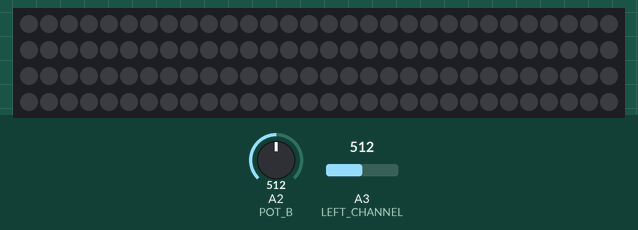
Bench run of a sketch on a simulated Arduino Uno, built with avr-gcc and run on an emulated ATmega328P. Parts: 120 RGB LEDs in strip order, left to right, continuing on the next row. The inputs (shaded band) are chosen by the test bench; at power-on: A3 (LEFT_CHANNEL) = 512, A2 (POT_B) = 512. Dim RGB values are drawn brighter than linear.

Above: at 1.2 s.
1.3 s: A3 (LEFT_CHANNEL) set to 900
At 3.49 s:
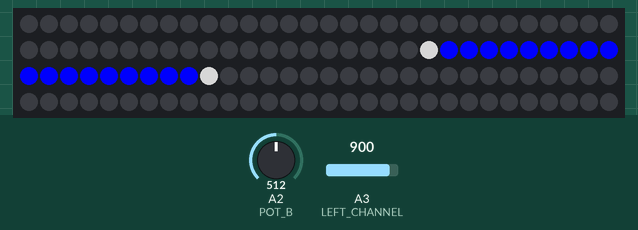
3.6 s: A3 (LEFT_CHANNEL) set to 1023
At 4.56 s:
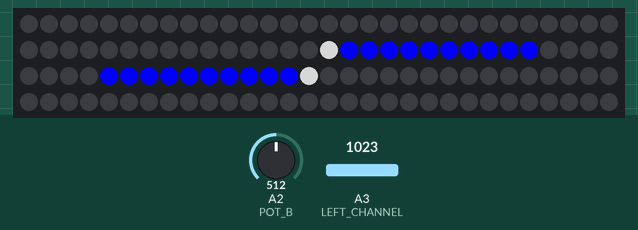
5.3 s: A3 (LEFT_CHANNEL) set to 716
At 5.63 s:
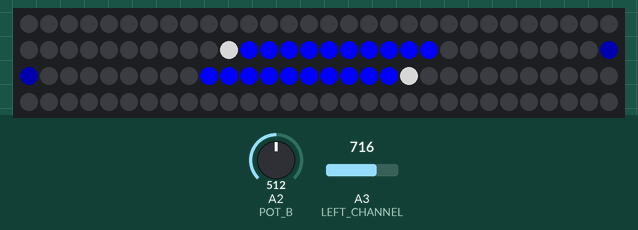
7.0 s: A2 (POT_B) set to 306
At 7.12 s:
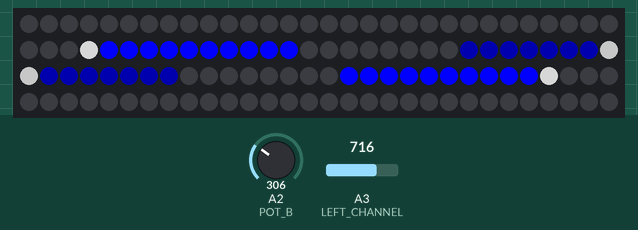
8.5 s: A2 (POT_B) set to 511
At 8.62 s:
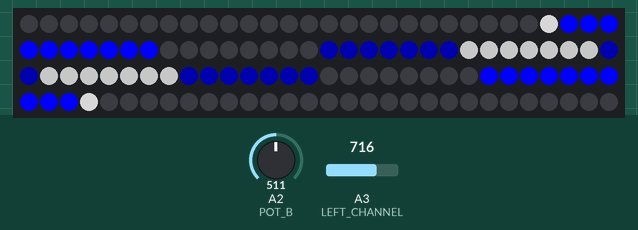
10.0 s: A2 (POT_B) set to 160
At 18.24 s:
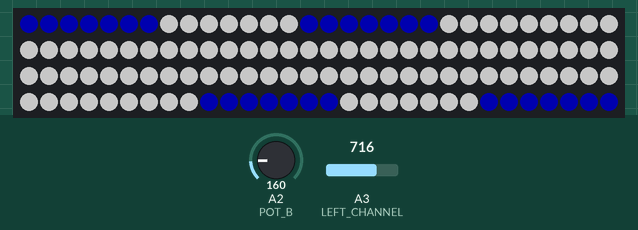

The sketch:

NeoBeatMono4.ino
```cpp
// (licence header left out)
#include <fix_fft.h>
#include <SPI.h>
#include <Adafruit_NeoPixel.h>

// NeoPixels
#define PIN 10
#define NUM_OF_PIXELS 120  // 30
#define HALF 60           // 15

// Audio
#define LEFT_CHANNEL 3
#define NUM_OF_CHANNELS 1

// Pot
#define POT_B 2
#define POT_W 2
#define POT_R 0

// Parameter 1 = number of pixels in strip
// Parameter 2 = pin number (most are valid)
// Parameter 3 = pixel type flags, add together as needed:
//   NEO_KHZ800  800 KHz bitstream (most NeoPixel products w/WS2812 LEDs)
//   NEO_KHZ400  400 KHz (classic 'v1' (not v2) FLORA pixels, WS2811 drivers)
//   NEO_GRB     Pixels are wired for GRB bitstream (most NeoPixel products)
//   NEO_RGB     Pixels are wired for RGB bitstream (v1 FLORA pixels, not v2)
Adafruit_NeoPixel strip = Adafruit_NeoPixel(NUM_OF_PIXELS, PIN, NEO_GRB + NEO_KHZ800);

//Set up arrays for cycling through all the pixels.
uint32_t LEFT_ARRAY[HALF];
uint32_t RIGHT_ARRAY[HALF];
int valL, valR;
uint32_t NOTTA = strip.Color(0,0,0);

// variables for the Fast Fourier Transform (FFT)
char im[128], data[128];

// manipulation variables to translate FFT for display
// we are going to create 14 channels of audio
char data_avgs[14];
// Display channel to display, 0 == Bass, 13 == Treble
static const int mCh0 = 0, mCh1 = 1, mCh2 = 2, mCh3 = 3, mCh4 = 4, mCh5 = 5, mCh6 = 6, mCh7 = 7;
static const int mCh8 = 8, mCh9 = 9, mCh10 = 10, mCh11 = 11, mCh12 = 12, mCh13 = 13;
int i, val;

void setup() {
  strip.begin();
  strip.show(); // Initialize all pixels to 'off'
}

void loop() {
  // read in 128 samples from the AUDIOPIN
  for (i = 0; i < 128; i++){
    val = analogRead(LEFT_CHANNEL);
    data[i] = val;
    im[i] = 0;
  }
  // run the FFT on the samples to transform from P(t) vs. time > P(v) vs. freq.
  fix_fft(data,im,7,0);

  // this gets the absolute value of the values in the array, so we're only dealing with positive numbers
  // Since we only use Channel 0 and average 4 values from the data area we only need to process that many
  for (i = 0; i < 4; i++) {  // 64 (max 124 channels depending on how many we want to use)
    data[i] = sqrt(data[i] * data[i] + im[i] * im[i]);
  }

  // average bars together
  for (i = 0; i < NUM_OF_CHANNELS; i++) {
    // average together
    data_avgs[i] = data[i*4] + data[i*4 + 1] + data[i*4 + 2] + data[i*4 + 3];
    // remap values for display range: input 0-30 & output 0-5 ... originally 0-9
    data_avgs[i] = map(data_avgs[i], 0, 30, 0, 80);  //80
  }

  // read the bass and SHOW IT!
  int value = data_avgs[mCh0];


  //Shift the current values.
  for (int i = 0; i < HALF - 1; i++) {
    LEFT_ARRAY[i] = LEFT_ARRAY[i+1];
    RIGHT_ARRAY[i] = RIGHT_ARRAY[i+1];
  }

  // determine color
  uint32_t daColor = BlueWheel(value);

  //Fill in the new value at the end of each array
  LEFT_ARRAY[HALF-1] = daColor;
  RIGHT_ARRAY[HALF-1] = daColor;

  // Go through each Pixel on the strip and set its color
  for (int i=0; i < HALF; i++) {
    //set pixel color
    strip.setPixelColor(i, LEFT_ARRAY[i]);
    strip.setPixelColor(NUM_OF_PIXELS-i-1, RIGHT_ARRAY[i]);
  }

  //Display the new values
  strip.show();

  //sample delay
  delay(40);
}

/* Helper functions */

// Create a 24 bit color value from R,G,B
uint32_t Color(byte r, byte g, byte b) {
  uint32_t c;
  c = r;
  c <<= 8;
  c |= g;
  c <<= 8;
  c |= b;
  return c;
}

//Input a value 0 to 255 to get a color value.
//The colours are a transition r - g -b - back to r
uint32_t Wheel(byte WheelPos) {
  if (WheelPos < 85) {
    return Color(WheelPos * 3, 255 - WheelPos * 3, 0);
  } else if (WheelPos < 170) {
    WheelPos -= 85;
    return Color(255 - WheelPos * 3, 0, WheelPos * 3);
  } else {
    WheelPos -= 170;
    return Color(0, WheelPos * 3, 255 - WheelPos * 3);
  }
}

uint32_t BlueWheel(byte WheelPos) {
  if (WheelPos < 15) {
    return Color(0,0,0);
  } else if (WheelPos < map(analogRead(POT_B), 0, 1024, 100, 200)) {
    WheelPos -= 85;
    return Color(0, 0, WheelPos);
  } else {
    WheelPos -= 40;
    return Color(WheelPos, WheelPos, WheelPos);
  }
}

uint32_t RedWheel(byte WheelPos) {
  if (WheelPos < 15) {
    return Color(0,0,0);
  } else if (WheelPos < map(analogRead(POT_R), 0, 1024, 100, 200)) {
    WheelPos -= 85;
    return Color(WheelPos, 0, 0);
  } else {
    WheelPos -= 40;
    return Color(WheelPos, WheelPos, WheelPos);
  }
}

uint32_t GreenWheel(byte WheelPos) {
  if (WheelPos < 15) {
    return Color(0,0,0);
  } else if (WheelPos < map(analogRead(POT_W), 0, 1024, 100, 200)) {
    WheelPos -= 85;
    return Color(0, WheelPos, 0);
  } else {
    WheelPos -= 40;
    return Color(WheelPos, WheelPos, WheelPos);
  }
}
```

Measured:
- after the input at 1.3 s, the LEDs: first change after 0.16 s (image 1 shows a later state)
